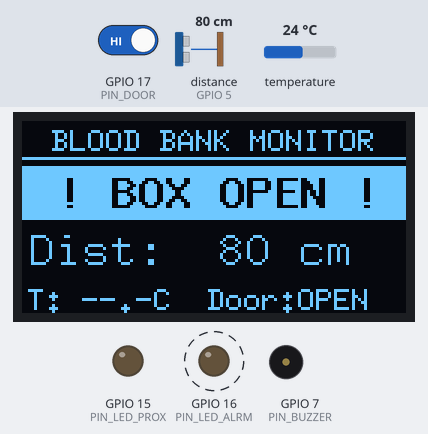
Bench run of a sketch on a simulated ESP32-S3. Shown: 128×64 one-colour display, output pins drawn as LEDs (lit = HIGH), buzzer (waves = sounding). Wiring (inferred from the names in the program): ultrasonic range finder: trigger GPIO 4; echo GPIO 5. Dashed ring = blinking. Inputs (shaded band) come from the test bench; at power-on: GPIO 17 (PIN_DOOR) HIGH, temperature 24 °C, distance to the obstacle (sensor on GPIO 5) 80 cm. The echo pulse lasts 58.3 µs per cm; pins used as bus, display or sensor lines are not drawn; what the sketch prints to the serial monitor is not drawn.

Above: at 2.2 s.
2.3 s: GPIO 17 (PIN_DOOR) driven LOW
At 3.8 s:
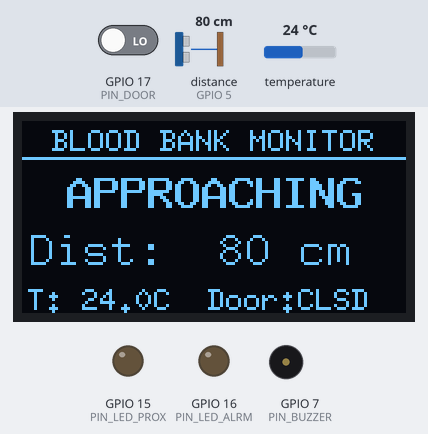
4.4 s: temperature set to 22.4 °C
At 5.39 s:
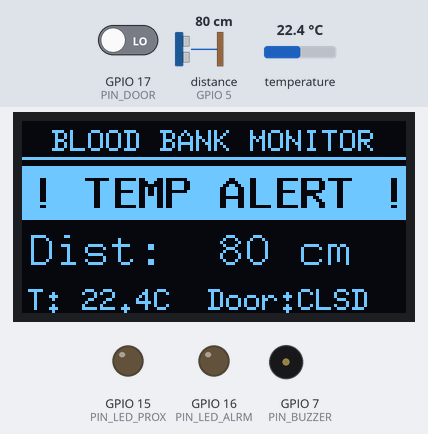
6.7 s: GPIO 17 (PIN_DOOR) driven HIGH
At 7.71 s:
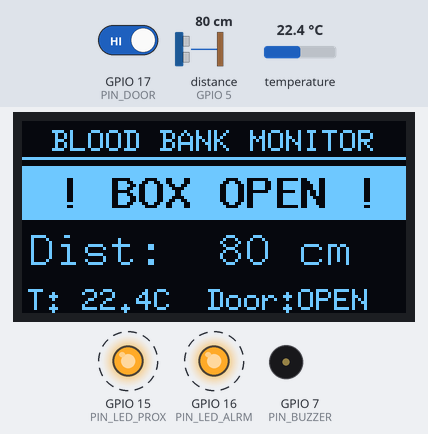
8.6 s: distance to the obstacle (sensor on GPIO 5) set to 2 cm
At 9.17 s:
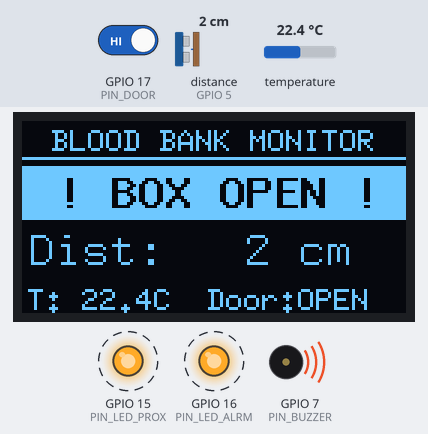
10.6 s: distance to the obstacle (sensor on GPIO 5) set to 4 cm
At 11.71 s:
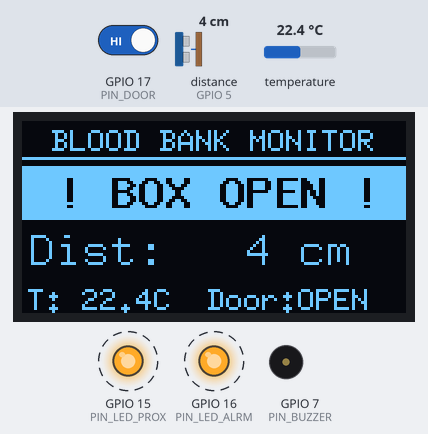
12.6 s: temperature set to 12 °C
At 13.98 s:
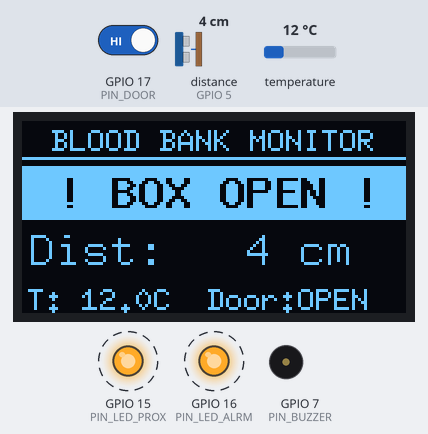
Timing chart, 0 to 15.6 s (numbered marks = the images above; inputs shaded):
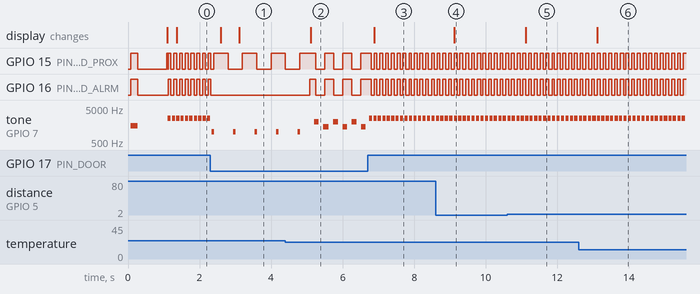

The sketch:

mybank_box_monitor.ino
```cpp
/*******************************************************************************
 *  SMART BLOOD BANK BOX MONITOR
 *  ---------------------------------------------------------------------------
 *  Board   : ESP32-S3 N8R2 (8 MB flash, 2 MB PSRAM)  ->  "ESP32S3 Dev Module"
 *
 *  Hardware:
 *    - HC-SR04 ultrasonic sensor (400 cm class) or JSN-SR04T waterproof type
 *      (note: JSN-SR04T min. range is ~25 cm, HC-SR04 min. is ~2 cm)
 *    - Buzzer (passive recommended - all tones are generated in this code)
 *    - Red LED 1 (proximity warning) + Red LED 2 (alarm)
 *    - 1.3" I2C OLED 128x64 (SH1106 controller - see constructor below)
 *    - Magnetic reed door sensor
 *    - DS18B20 1-Wire temperature sensor
 *
 *  What it does:
 *    1. Distance to the box is sampled ~8x per second (median filtered)
 *       and shown on the OLED together with temperature and door state.
 *    2. Person closer than PROX_WARN_CM  -> simple slow beep, LED1 blinks.
 *       Person closer than PROX_ALARM_CM -> faster beep, LED1 flashes fast.
 *    3. Box door opened (reed no longer sees the magnet) ->
 *       loud, rapid, near-continuous alarm tone + BOTH LEDs flash fast.
 *       (highest priority - overrides all other alarms)
 *    4. Temperature below TEMP_LOW_C (or above TEMP_HIGH_C) ->
 *       different two-tone alarm sound + BOTH LEDs flash at a slower rate.
 *    5. Every second a status line is printed to the Serial Monitor (115200).
 *
 *  WIRING:
 *    Ultrasonic  VCC -> 5V (VIN pin),  GND -> GND
 *                TRIG -> GPIO4
 *                ECHO -> GPIO5   *** ECHO idles at 5 V! Use a divider:
 *                    ECHO --[1 kOhm]-- GPIO5 --[2 kOhm]-- GND ***
 *    Buzzer      +  -> GPIO7   (direct if it draws < ~12 mA; otherwise use
 *                    an NPN transistor: buzzer+ -> 5V, buzzer- -> collector,
 *                    emitter -> GND, base -> GPIO7 via 1 kOhm)
 *                -  -> GND
 *    Red LED 1   GPIO15 -> 220R -> LED -> GND     (proximity / warning)
 *    Red LED 2   GPIO16 -> 220R -> LED -> GND     (alarm)
 *    Reed switch GPIO17 <-> GND   (internal pull-up, no external resistor)
 *                Door CLOSED = magnet near = switch closed = pin reads LOW.
 *                (NC reed type? change DOOR_OPEN_LEVEL below)
 *    DS18B20     VCC -> 3V3,  GND -> GND,  DATA -> GPIO6
 *                + 4.7 kOhm pull-up between DATA and 3V3 (required!)
 *    OLED 1.3"   VCC -> 3V3,  GND -> GND,  SDA -> GPIO8,  SCL -> GPIO9
 *
 *  Arduino IDE - Tools menu:
 *    Board: "ESP32S3 Dev Module"
 *    Flash Size: 8MB          PSRAM: QSPI PSRAM
 *    USB CDC On Boot: Enabled (needed to see the Serial Monitor over USB-C)
 *
 *  Libraries (Arduino IDE > Library Manager):
 *    U8g2              (olikraus)
 *    OneWire           (Paul Stoffregen)
 *    DallasTemperature (Miles Burton)
 ******************************************************************************/

#include <Wire.h>
#include <U8g2lib.h>
#include <OneWire.h>
#include <DallasTemperature.h>

/* ============================ USER CONFIG ============================ */

/* ---- Pins (change here if you wired differently) ---- */
#define PIN_TRIG      4      // ultrasonic TRIG
#define PIN_ECHO      5      // ultrasonic ECHO (through voltage divider!)
#define PIN_DS18B20   6      // DS18B20 DATA (4.7k pull-up to 3V3)
#define PIN_BUZZER    7      // buzzer (+)
#define PIN_SDA       8      // OLED SDA
#define PIN_SCL       9      // OLED SCL
#define PIN_LED_PROX 15      // red LED 1 - proximity warning
#define PIN_LED_ALRM 16      // red LED 2 - alarm
#define PIN_DOOR     17      // magnetic reed switch (other leg to GND)

#define DOOR_OPEN_LEVEL  HIGH   // NO reed switch: door closed = LOW.
                                // For a NC reed switch set this to LOW.

/* ---- Behaviour thresholds ---- */
const int   PROX_WARN_CM  = 120;   // closer than this -> slow warning beeps
const int   PROX_ALARM_CM =  60;   // closer than this -> fast alarm beeps
const float TEMP_LOW_C    = 23;//2.0;   // blood must stay 2..6 C: alarm below this
const float TEMP_HIGH_C   = 30;//8.0;   // ...and above this (set 99 to disable)
const float TEMP_HYST     = 0.5;   // anti-chatter band around thresholds (C)

/* ---- Timing ---- */
const uint16_t ECHO_TIMEOUT_US  = 25000;  // ~4.3 m, covers the 400 cm sensor
const uint16_t DIST_INTERVAL_MS = 120;    // ultrasonic sample period
const uint16_t TEMP_INTERVAL_MS = 2000;   // DS18B20 sample period
const uint16_t DISP_INTERVAL_MS = 250;    // OLED refresh period
/* ===================================================================== */

/* ========================== BUZZER (LEDC tone) ========================
 * Compatible with ESP32 Arduino core 2.x (ledcSetup) and 3.x (ledcAttach).
 * An ACTIVE buzzer also works: it will beep on/off with the patterns,
 * just with its own internal pitch.                                     */
#if defined(ESP_ARDUINO_VERSION_MAJOR) && ESP_ARDUINO_VERSION_MAJOR >= 3
  #define BUZZER_INIT()   ledcAttach(PIN_BUZZER, 2000, 10)
  #define BUZZER_TONE(f)  ledcWriteTone(PIN_BUZZER, (f))
#else
  #define BUZZER_CH       0
  #define BUZZER_INIT()   do { ledcSetup(BUZZER_CH, 2000, 10); \
                               ledcAttachPin(PIN_BUZZER, BUZZER_CH); } while (0)
  #define BUZZER_TONE(f)  ledcWriteTone(BUZZER_CH, (f))
#endif

/* ======================== ALARM SOUND PATTERNS ========================
 * Each pattern is a repeating list of steps { frequency_Hz, duration_ms }.
 * frequency 0 = silence. Edit freely to create your own sounds.         */
struct ToneStep { uint16_t freq; uint16_t ms; };

const ToneStep PAT_OFF[]       = { {0,    500} };                // silent
const ToneStep PAT_PROX_WARN[] = { {1000,  70}, {0,   530} };    // slow beep
const ToneStep PAT_PROX_ALRM[] = { {1300,  70}, {0,   180} };    // fast beep
const ToneStep PAT_DOOR[]      = { {2500,  90}, {0,    30} };    // loud, rapid, near-continuous
const ToneStep PAT_TEMP[]      = { {1400, 130}, {0,   130},
                                   {2000, 130}, {0,   130} };    // distinct two-tone

const ToneStep* curPattern = nullptr;
uint8_t  curSteps  = 0;
uint8_t  curStep   = 0;
uint32_t stepStart = 0;

void buzzerPlay(const ToneStep* pattern, uint8_t count) {
  if (pattern == curPattern) return;          // pattern unchanged, keep going
  curPattern = pattern;  curSteps = count;  curStep = 0;
  stepStart  = millis();
  BUZZER_TONE(pattern[0].freq);               // freq 0 = silence
}

void buzzerUpdate(uint32_t now) {
  if (!curPattern || curSteps == 0) return;
  if (now - stepStart < curPattern[curStep].ms) return;
  curStep = (curStep + 1) % curSteps;
  stepStart = now;
  BUZZER_TONE(curPattern[curStep].freq);
}

/* ============================ DISPLAY =================================
 * A 1.3" 128x64 I2C OLED is almost always an SH1106 controller.
 * If the screen stays blank try:
 *   - SSD1306 (typical for 0.96"): use
 *       U8G2_SSD1306_128X64_NONAME_F_HW_I2C u8g2(U8G2_R0, U8X8_PIN_NONE);
 *   - another I2C address: uncomment setI2CAddress() in setup().        */
U8G2_SH1106_128X64_NONAME_F_HW_I2C u8g2(U8G2_R0, U8X8_PIN_NONE);

/* ============================ DS18B20 ================================= */
OneWire oneWire(PIN_DS18B20);
DallasTemperature ds18b20(&oneWire);

/* ========================== RUNTIME STATE ============================= */
float    distanceCm = 999.0;    // median-filtered distance, 999 = nothing near
float    tempC      = NAN;      // last good DS18B20 reading
bool     doorOpen   = false;    // debounced reed switch state
bool     tempAlarm  = false;    // temperature alarm (with hysteresis)

uint32_t tTrig = 0, tTempReq = 0, tDisp = 0, tSer = 0;

/* ---- ultrasonic median filter ---- */
const uint8_t NDIST = 5;
float   dBuf[NDIST];
uint8_t dIdx = 0, dCnt = 0;

/* ---- door debounce ---- */
bool     doorRaw = false;
uint32_t doorChangedAt = 0;

/* ========================== ULTRASONIC ================================ */
float readDistanceOnce() {
  digitalWrite(PIN_TRIG, LOW);   delayMicroseconds(4);
  digitalWrite(PIN_TRIG, HIGH);  delayMicroseconds(10);
  digitalWrite(PIN_TRIG, LOW);
  unsigned long us = pulseIn(PIN_ECHO, HIGH, ECHO_TIMEOUT_US);
  if (us == 0) return -1.0;                     // no echo = nothing in range
  float cm = us * 0.0343f / 2.0f;               // sound speed 343 m/s
  if (cm < 2.0f || cm > 450.0f) return -1.0;    // outside sensor spec
  return cm;
}

void updateDistance(uint32_t now) {
  if (now - tTrig < DIST_INTERVAL_MS) return;
  tTrig = now;

  float d = readDistanceOnce();
  dBuf[dIdx] = (d < 0) ? 999.0f : d;
  dIdx = (dIdx + 1) % NDIST;
  if (dCnt < NDIST) dCnt++;

  float tmp[NDIST];
  memcpy(tmp, dBuf, dCnt * sizeof(float));
  for (uint8_t i = 1; i < dCnt; i++) {          // insertion sort
    float k = tmp[i]; int8_t j = i - 1;
    while (j >= 0 && tmp[j] > k) { tmp[j + 1] = tmp[j]; j--; }
    tmp[j + 1] = k;
  }
  distanceCm = tmp[dCnt / 2];                   // median rejects false echoes
}

/* ========================== TEMPERATURE =============================== */
void updateTemperature(uint32_t now) {
  if (tTempReq == 0) {                          // first run: start conversion
    ds18b20.requestTemperatures();
    tTempReq = now;
    return;
  }
  if (now - tTempReq < TEMP_INTERVAL_MS) return;
  tTempReq = now;

  float t = ds18b20.getTempCByIndex(0);         // read previous conversion
  if (t > -100.0f && t < 85.0f) tempC = t;      // -127 = sensor disconnected
  ds18b20.requestTemperatures();                // start the next conversion

  /* low/high temperature alarm with hysteresis (non-blocking) */
  if (!isnan(tempC)) {
    if (!tempAlarm && (tempC < TEMP_LOW_C || tempC > TEMP_HIGH_C)) {
      tempAlarm = true;
    } else if (tempAlarm && tempC > TEMP_LOW_C + TEMP_HYST &&
                              tempC < TEMP_HIGH_C - TEMP_HYST) {
      tempAlarm = false;
    }
  }
}

/* ========================== DOOR SENSOR =============================== */
void updateDoor(uint32_t now) {
  bool raw = (digitalRead(PIN_DOOR) == DOOR_OPEN_LEVEL);
  if (raw != doorRaw) { doorRaw = raw; doorChangedAt = now; }
  if (now - doorChangedAt >= 40) doorOpen = doorRaw;    // 40 ms debounce
}

/* ============================= LEDS =================================== */
void updateLeds(uint32_t now) {
  bool l1 = false, l2 = false;
  if (doorOpen) {                               // both LEDs, very fast flash
    l1 = l2 = (((now / 80)  & 1) == 0);
  } else if (tempAlarm) {                       // both LEDs, slower flash
    l1 = l2 = (((now / 250) & 1) == 0);
  } else if (distanceCm <= PROX_ALARM_CM) {     // LED1 fast blink
    l1 = (((now / 120) & 1) == 0);
  } else if (distanceCm <= PROX_WARN_CM) {      // LED1 slow blink
    l1 = (((now / 400) & 1) == 0);
  }
  digitalWrite(PIN_LED_PROX, l1 ? HIGH : LOW);
  digitalWrite(PIN_LED_ALRM, l2 ? HIGH : LOW);
}

/* ============================= OLED =================================== */
void drawDisplay() {
  bool proxAlarm = (distanceCm <= PROX_ALARM_CM);
  bool proxWarn  = (distanceCm <= PROX_WARN_CM);
  bool anyAlarm  = doorOpen || tempAlarm || proxAlarm;

  const char* status;
  if      (doorOpen)  status = "! BOX OPEN !";
  else if (tempAlarm) status = "! TEMP ALERT !";
  else if (proxAlarm) status = "! KEEP AWAY !";
  else if (proxWarn)  status = "APPROACHING";
  else                status = "SYSTEM SECURE";

  char line[28];

  u8g2.clearBuffer();

  /* header */
  u8g2.setFont(u8g2_font_6x10_tr);
  u8g2.drawStr((u8g2.getDisplayWidth() -
                u8g2.getStrWidth("BLOOD BANK MONITOR")) / 2, 10,
               "BLOOD BANK MONITOR");
  u8g2.drawLine(0, 12, u8g2.getDisplayWidth() - 1, 12);

  /* status bar - inverted whenever an alarm is active */
  u8g2.setFont(u8g2_font_9x15B_tr);
  if (anyAlarm) {
    u8g2.drawBox(0, 15, u8g2.getDisplayWidth(), 18);
    u8g2.setDrawColor(0);
  }
  u8g2.drawStr((u8g2.getDisplayWidth() - u8g2.getStrWidth(status)) / 2, 29, status);
  if (anyAlarm) u8g2.setDrawColor(1);

  /* distance */
  u8g2.setFont(u8g2_font_9x15_tr);
  if (distanceCm > 450) snprintf(line, sizeof(line), "Dist:  --- cm");
  else                  snprintf(line, sizeof(line), "Dist: %3d cm",
                                 (int)(distanceCm + 0.5f));
  u8g2.drawStr(2, 48, line);

  /* temperature + door state */
  u8g2.setFont(u8g2_font_6x10_tr);
  char tstr[12];
  if (isnan(tempC)) snprintf(tstr, sizeof(tstr), "T: --.-C");
  else              snprintf(tstr, sizeof(tstr), "T: %4.1fC", tempC);
  snprintf(line, sizeof(line), "%s  Door:%s", tstr, doorOpen ? "OPEN" : "CLSD");
  u8g2.drawStr(2, 63, line);

  u8g2.sendBuffer();
}

void drawSplash() {
  u8g2.clearBuffer();
  u8g2.setFont(u8g2_font_10x20_tr);
  u8g2.drawStr((128 - u8g2.getStrWidth("BLOOD BANK")) / 2, 24, "BLOOD BANK");
  u8g2.setFont(u8g2_font_9x15_tr);
  u8g2.drawStr((128 - u8g2.getStrWidth("BOX MONITOR")) / 2, 42, "BOX MONITOR");
  u8g2.setFont(u8g2_font_6x10_tr);
  u8g2.drawStr((128 - u8g2.getStrWidth("starting sensors...")) / 2, 60,
               "starting sensors...");
  u8g2.sendBuffer();
}

/* ========================== SETUP / LOOP ============================== */
void setup() {
  Serial.begin(115200);
  Serial.println("\n=== Smart Blood Bank Box Monitor ===");

  pinMode(PIN_TRIG, OUTPUT);     digitalWrite(PIN_TRIG, LOW);
  pinMode(PIN_ECHO, INPUT);
  pinMode(PIN_LED_PROX, OUTPUT); digitalWrite(PIN_LED_PROX, LOW);
  pinMode(PIN_LED_ALRM, OUTPUT); digitalWrite(PIN_LED_ALRM, LOW);
  pinMode(PIN_DOOR, INPUT_PULLUP);

  BUZZER_INIT();

  Wire.begin(PIN_SDA, PIN_SCL);
  Wire.setClock(400000);              // fast I2C for smooth OLED updates
  // u8g2.setI2CAddress(0x3D * 2);    // uncomment if your OLED is at 0x3D
  u8g2.begin();
  u8g2.setBusClock(400000);

  ds18b20.begin();
  ds18b20.setResolution(12);
  ds18b20.setWaitForConversion(false);   // non-blocking temperature reads

  drawSplash();

  /* quick self test: both LEDs + short beep */
  digitalWrite(PIN_LED_PROX, HIGH);
  digitalWrite(PIN_LED_ALRM, HIGH);
  BUZZER_TONE(1500);  delay(200);
  BUZZER_TONE(0);
  digitalWrite(PIN_LED_PROX, LOW);
  digitalWrite(PIN_LED_ALRM, LOW);
  delay(800);                            // leave the splash visible a moment
}

void loop() {
  uint32_t now = millis();

  updateDistance(now);
  updateTemperature(now);
  updateDoor(now);

  /* ---- alarm priority: door tamper > temperature > proximity ---- */
  if      (doorOpen)                    buzzerPlay(PAT_DOOR,
                                              sizeof(PAT_DOOR)      / sizeof(ToneStep));
  else if (tempAlarm)                   buzzerPlay(PAT_TEMP,
                                              sizeof(PAT_TEMP)      / sizeof(ToneStep));
  else if (distanceCm <= PROX_ALARM_CM) buzzerPlay(PAT_PROX_ALRM,
                                              sizeof(PAT_PROX_ALRM) / sizeof(ToneStep));
  else if (distanceCm <= PROX_WARN_CM)  buzzerPlay(PAT_PROX_WARN,
                                              sizeof(PAT_PROX_WARN) / sizeof(ToneStep));
  else                                  buzzerPlay(PAT_OFF,
                                              sizeof(PAT_OFF)       / sizeof(ToneStep));

  buzzerUpdate(now);
  updateLeds(now);

  if (now - tDisp >= DISP_INTERVAL_MS) {
    tDisp = now;
    drawDisplay();
  }

  if (now - tSer >= 1000) {
    tSer = now;
    char d[12], t[12];
    if (distanceCm > 450) snprintf(d, sizeof(d), "---");
    else                  snprintf(d, sizeof(d), "%d", (int)(distanceCm + 0.5f));
    if (isnan(tempC))     snprintf(t, sizeof(t), "--.-");
    else                  snprintf(t, sizeof(t), "%.1f", tempC);
    Serial.printf("Distance: %s cm | Temp: %s C | Door: %s\n",
                  d, t, doorOpen ? "OPEN" : "CLOSED");
  }
}
```

Measured:
- the behaviour switches between 23 and 22.9 °C on temperature (found by bisection; images 1 and 2)
- after the input at 2.3 s, GPIO 16 (PIN_LED_ALRM): goes on until 2.3 s, then stays LOW; the display: first changes after 0.30 s (image 1 shows a later state)
- after the input at 4.4 s, GPIO 16 (PIN_LED_ALRM): LOW → HIGH after 0.69 s, then repeats every 0.50 s: LOW 0.25 s, HIGH 0.25 s; the display: changes after 0.71 s (image 2)
- after the input at 6.7 s, GPIO 15 (PIN_LED_PROX), GPIO 16 (PIN_LED_ALRM): alternates HIGH for 0.08 s and LOW for 0.08 s, starting after 0.10 s; the display: changes after 0.18 s (image 3)
- after the input at 8.6 s, the display: changes after 0.52 s (image 4)
- after the input at 10.6 s, the display: changes after 0.52 s (image 5)
- after the input at 12.6 s, the display: changes after 0.52 s (image 6)
- by itself, GPIO 16 (PIN_LED_ALRM): repeats every 0.16 s: HIGH 0.08 s, LOW 0.08 s
